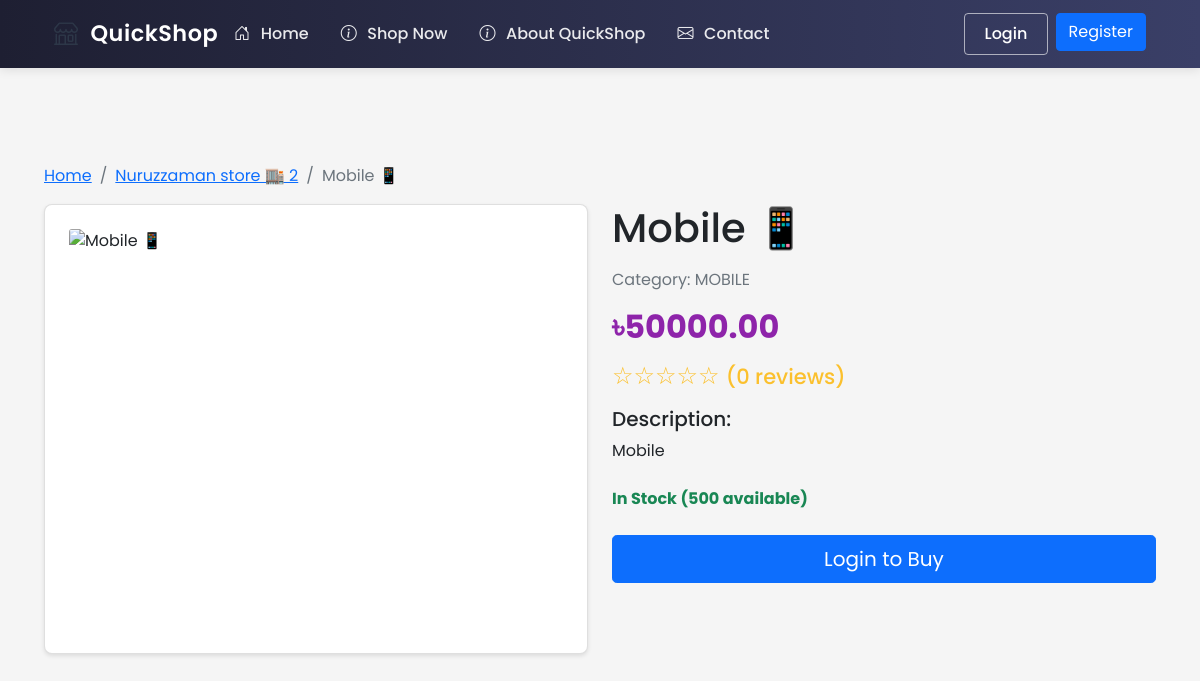
The app's page /shop/1/products/4, older data.
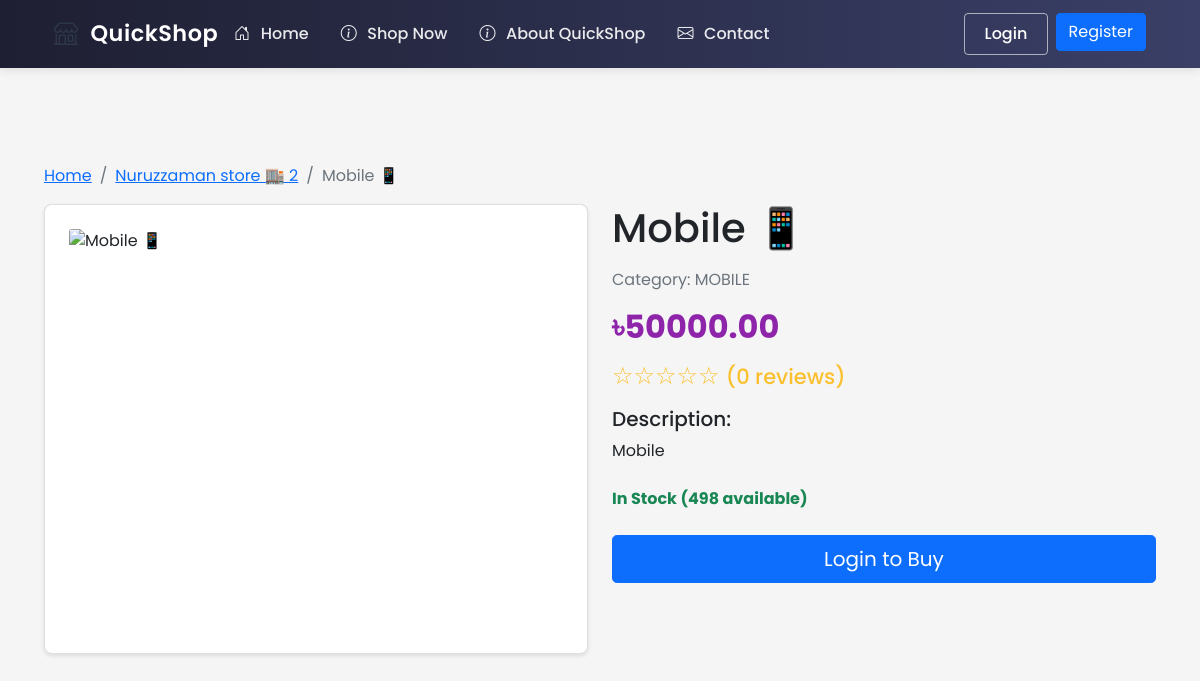
The same page, newer data.
### ecommerce/models/shop.py (models this page shows, shortened)
class Product(db.Model):
    id = db.Column(db.Integer, primary_key=True)
    name = db.Column(db.String(100), nullable=False)
    description = db.Column(db.Text)
    price = db.Column(db.Float, nullable=False)
    stock = db.Column(db.Integer, nullable=False, default=0)
    shop_id = db.Column(db.Integer, db.ForeignKey('shop.id'), nullable=False)
    category = db.Column(db.String(50))  # Add category field
    created_at = db.Column(db.DateTime, default=datetime.utcnow)
    images = db.relationship('Image', lazy=True,
                           foreign_keys='Image.product_id',
                           cascade="all, delete-orphan",
                           backref=db.backref('product_ref', lazy=True))
    rating = db.Column(db.Float, default=0.0)  # Average rating
    rating_count = db.Column(db.Integer, default=0)  # Number of ratings
    reviews = db.relationship(Review, backref='product', lazy=True)
    min_price = db.Column(db.Float)  # Minimum acceptable price
    max_discount_percentage = db.Column(db.Float, default=20.0)  # Maximum allowed discount
    continue_iteration = db.Column(db.Boolean, default=False)  # Whether to continue negotiation after max discount

### ecommerce/routes/shop.py (the view)
@shop_bp.route('/<int:shop_id>/products/<int:product_id>')
def product(shop_id, product_id):
    shop = Shop.query.get_or_404(shop_id)
    product = Product.query.get_or_404(product_id)
    if product.shop_id != shop_id:
        abort(404)  # Product doesn't belong to this shop
    related_products = Product.query.filter(
        Product.shop_id == shop_id,
        Product.category == product.category,
        Product.id != product_id
    ).limit(4).all()
    return render_template('shop/product_details.html',
                         shop=shop,
                         product=product,
                         related_products=related_products)

### ecommerce/templates/shop/product_details.html (shortened to what this page needs)
{% extends "base.html" %}
{% block content %}
<div class="container py-5">
    <nav aria-label="breadcrumb">
        <ol class="breadcrumb">
            <li class="breadcrumb-item"><a href="{{ url_for('main.index') }}">Home</a></li>
            <li class="breadcrumb-item"><a href="{{ url_for('shop.view', shop_id=shop.id) }}">{{ shop.name }}</a></li>
            <li class="breadcrumb-item active" aria-current="page">{{ product.name }}</li>
        </ol>
    </nav>
    <div class="row">
        <div class="col-md-6 mb-4">
            <div class="card">
                {% if product.image_url %}
                    <img src="{{ url_for('static', filename='images/products/' + product.image_url) }}"
                         alt="{{ product.name }}"
                         class="card-img-top product-detail-img">
                {% else %}
                    <img src="{{ url_for('static', filename='images/payment.jpg') }}"
                         alt="{{ product.name }}"
                         class="card-img-top product-detail-img">
                {% endif %}
            </div>
        </div>
        <div class="col-md-6">
            <h1 class="mb-3">{{ product.name }}</h1>
            {% if product.category %}
                <p class="text-muted">Category: {{ product.category.upper() }}</p>
            {% endif %}
            <div class="mb-3">
                <p class="price h2">৳{{ "%.2f"|format(product.price) }}</p>
            </div>
            <div class="mb-3">
                {% set rating = product.rating|default(0)|int %}
                <p class="rating h4">
                    {{ '★' * rating }}{{ '☆' * (5 - rating) }}
                    <small>({{ product.rating_count|default(0) }} reviews)</small>
                </p>
            </div>
            <div class="mb-4">
                <h5>Description:</h5>
                <p>{{ product.description }}</p>
            </div>
            <div class="mb-4">
                <p class="stock-status {% if product.stock > 0 %}text-success{% else %}text-danger{% endif %}">
                    {% if product.stock > 0 %}
                        In Stock ({{ product.stock }} available)
                    {% else %}
                        Out of Stock
                    {% endif %}
                </p>
            </div>
            <div class="d-grid gap-2">
                {% if product.stock > 0 %}
                    {% if current_user.is_authenticated %}
                        <button class="btn btn-primary btn-lg"
                                onclick="addToCart('{{ product.id }}', '{{ product.name }}')"
                                {% if not product.stock %}disabled{% endif %}>
                            Add to Cart
                        </button>
                        {% if product.negotiable %}
                            <button class="btn btn-outline-primary btn-lg"
                                    onclick="startNegotiation('{{ product.id }}')">
                                Negotiate Price
                            </button>
                        {% endif %}
                    {% else %}
                        <a href="{{ url_for('auth.login') }}" class="btn btn-primary btn-lg">Login to Buy</a>
                    {% endif %}
                {% else %}
                    <button class="btn btn-secondary btn-lg" disabled>Out of Stock</button>
                {% endif %}
            </div>
        </div>
    </div>
</div>
{% endblock %}

Row changes from the older to the newer data that the page shows:
changed Product "Mobile 📱": stock "500" → "498"
